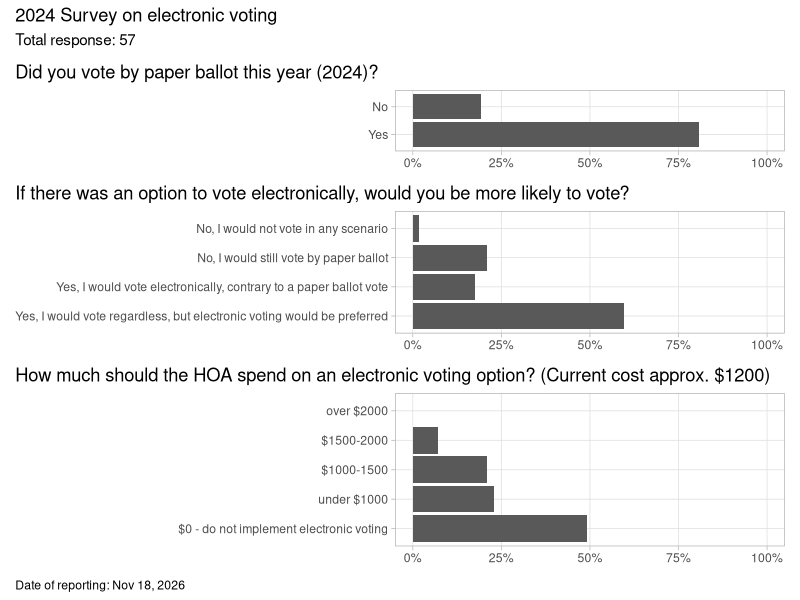

Generate this figure with R:
library(tidyverse)
library(patchwork)

theme_set(
    theme_light() + 
    theme(
        axis.title = element_blank(),
        panel.grid.minor = element_blank(),
        legend.position = "none",
        plot.title.position = "plot",
        plot.caption.position = "plot",
        plot.caption = element_text(hjust = 0)
    )
)


display_results <- function(dat, question) {
    dat %>%
    mutate(vote = Count / sum(Count)) %>%
    ggplot(aes(x = vote, y = Answer)) + 
    geom_col() + 
    scale_x_continuous(
        limits = c(0, 1),
        labels = scales::label_percent()
    ) +
    labs(x = "", y = "",
        title = question) + 
    theme(
        axis.title = element_blank()
    )

}

q1 <- "Did you vote by paper ballot this year (2024)?"
q3 <- "If there was an option to vote electronically, would you be more likely to vote?"
q4 <- "How much should the HOA spend on an electronic voting option? (Current cost approx. $1200)"

q1res <- read_csv("evoting2024/question1.csv", col_types = "fi")
q3res <- read_csv("evoting2024/question3.csv", col_types = "fi")
q4res <- read_csv("evoting2024/question4.csv", col_types = "fi")

total <- sum(q1res$Count)

title <- glue::glue(
    "2024 Survey on electronic voting"
)

subtitle <- glue::glue(
    "Total response: {total}"
)

p <-
    display_results(q1res, question = q1) +
    display_results(q3res, question = q3) +
    display_results(q4res, question = q4) +
    plot_layout(ncol = 1, heights = c(2,4,5)) + 
    plot_annotation(
        title = title,
        subtitle = subtitle, 
        caption = glue::glue("Date of reporting: ", format(today(), format = "%b %d, %Y"))
    )

ggsave("evoting2024/evoting_results.png",
    # width = 6,
    # height = 10,
    plot = p)